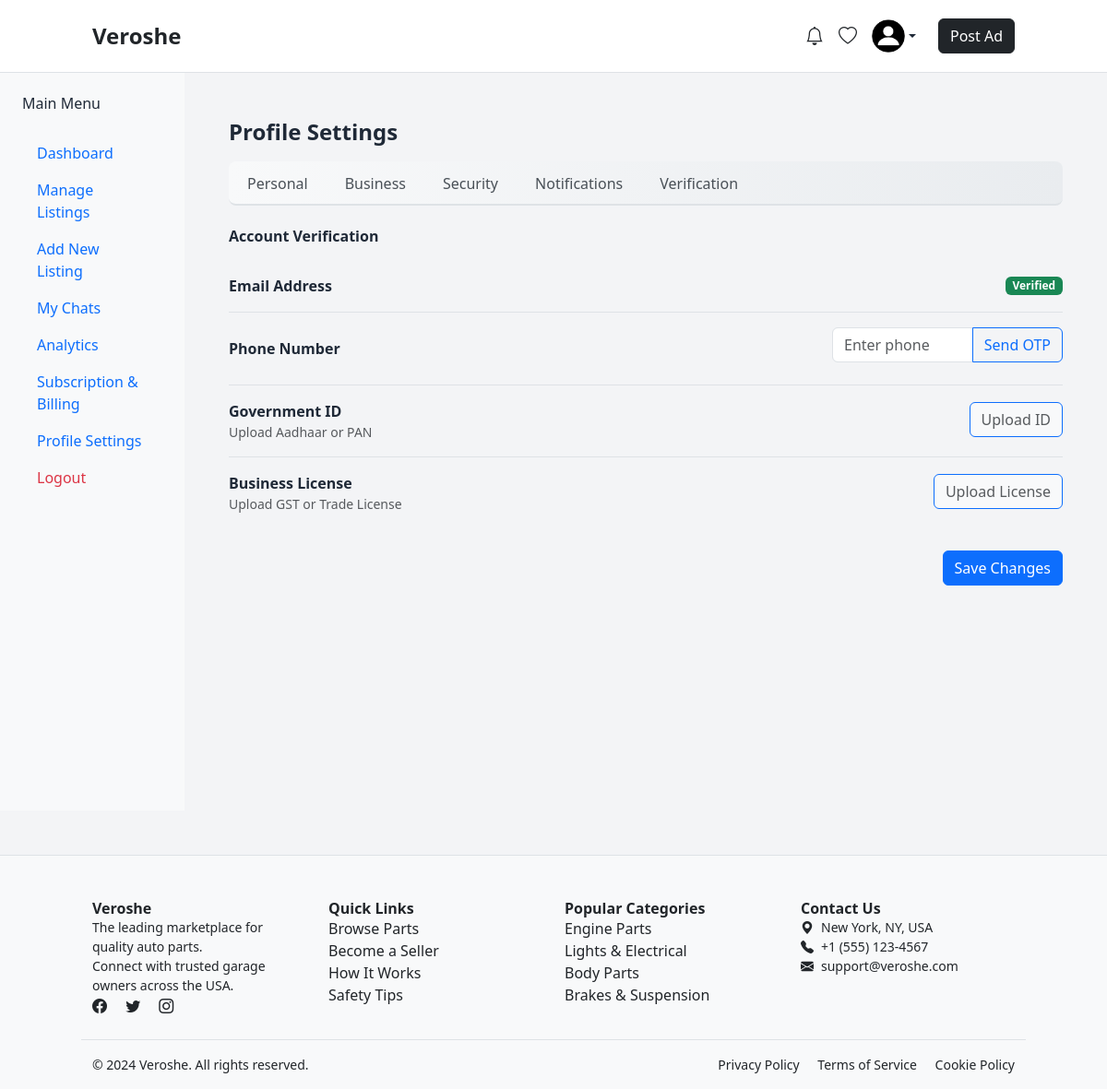
The page /verification-settings/ (signed in) on the database as committed earlier.
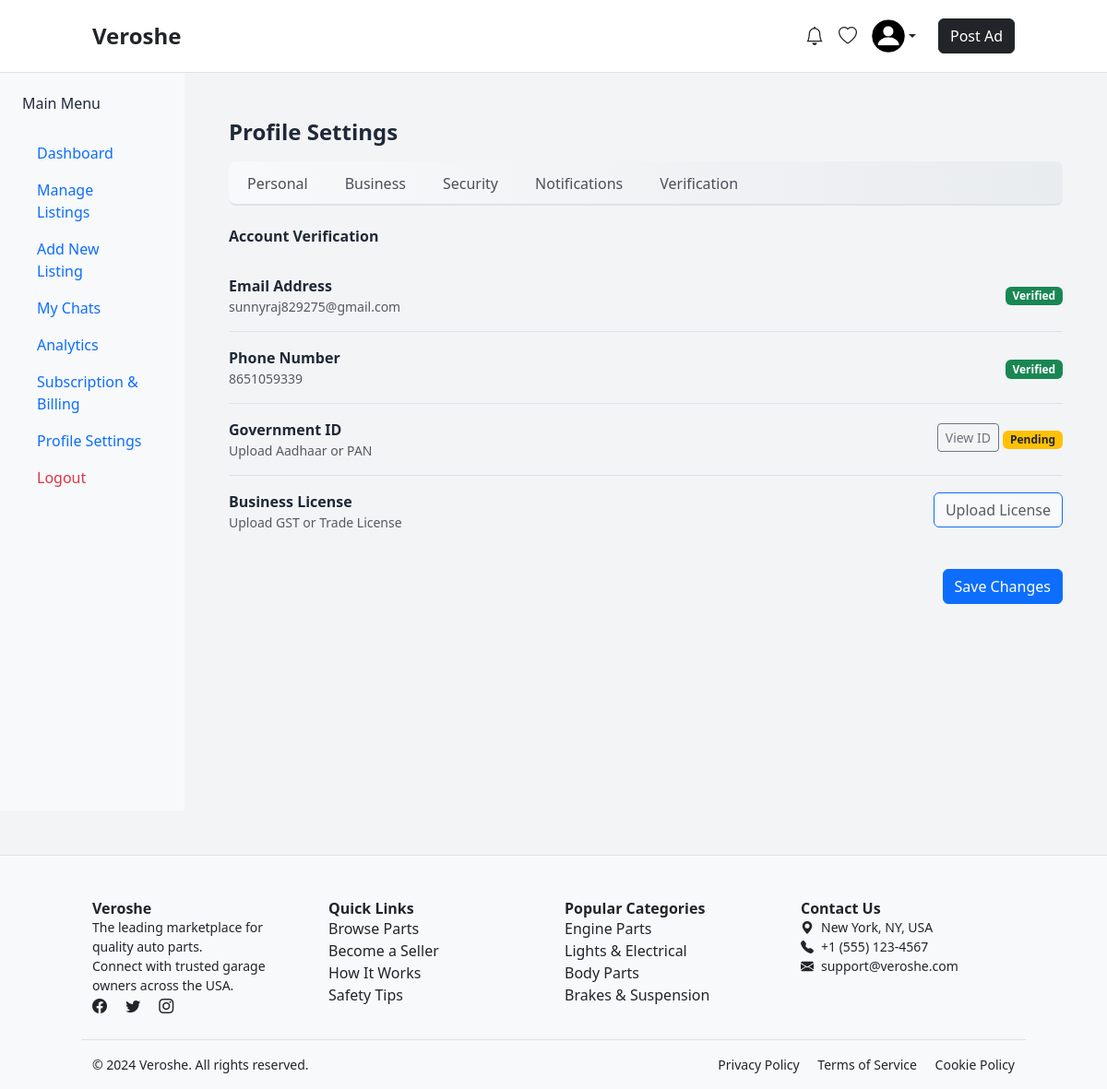
The same page on the database as committed later.
### core/models.py (models this page shows, shortened)
class User(AbstractUser):
    USER_TYPE_CHOICES = (
        ('buyer', 'Buyer'),
        ('seller', 'Seller'),
    )
    user_type = models.CharField(max_length= 10, choices=USER_TYPE_CHOICES, default='buyer')
    profile_image = models.ImageField(upload_to='profiles/', blank= True, null=True)

class UserProfile(models.Model):
    user = models.OneToOneField(User, on_delete=models.CASCADE)
    full_name = models.CharField(max_length=100, blank=True, null=True)
    email = models.EmailField(max_length=255, blank=True, null=True)
    profile_picture = models.ImageField(upload_to='profile_images/', default='profile_images/profile-l.png', null=True, blank=True)
    phone_number = models.CharField(max_length=15, blank=True)
    phone_verified = models.BooleanField(default=False)
    two_factor_enabled = models.BooleanField(default=False)
    govt_id = models.FileField(upload_to='verification/govt_ids/', blank=True, null=True)
    govt_id_verified = models.BooleanField(default=False)
    business_license = models.FileField(upload_to='verification/business_licenses/', blank=True, null=True)
    business_license_verified = models.BooleanField(default=False)
    street_name = models.CharField(max_length=100, blank=True, null=True)
    city = models.CharField(max_length=50, blank=True, null=True)
    state = models.CharField(max_length=50, blank=True, null=True)
    pincode = models.CharField(max_length=10, blank=True, null=True)
    country = models.CharField(max_length=50, blank=True, null=True)

### core/views.py (the view)
# urls.py: path('verification-settings/', views.verification_settings, name='verification_settings'),  # New path for verification settings
@login_required
def verification_settings(request):
    profile = request.user.userprofile
    if request.method == "POST":
        form = VerificationForm(request.POST, request.FILES, instance=profile)
        if form.is_valid():
            form.save()
            messages.success(request, "Verification documents uploaded successfully.")
            return redirect("verification_settings")
        else:
            messages.error(request, "Please correct the errors below.")
    else:
        form = VerificationForm(instance=profile)
    return render(request, "core/verification_settings.html", {
        "form": form,
        "profile": profile,
    })

### core/forms.py
class VerificationForm(forms.ModelForm):
    class Meta:
        model = UserProfile
        fields = ['govt_id', 'business_license']
        widgets = {
            'govt_id': forms.ClearableFileInput(attrs={'class': 'd-none', 'id': 'govt-id-input'}),
            'business_license': forms.ClearableFileInput(attrs={'class': 'form-control'}),
        }

### core/templates/core/verification_settings.html (shortened to what the changed rows need)
{% extends "core/base.html" %}
{% load static %}
{% load widget_tweaks %}
{% block content %}
<div class="container-fluid">
  <div class="row">
    <div class="col-md-9 col-lg-10 p-4">
      <div class="container mx-auto p-4">
        <div class="d-flex justify-between align-items-center">
          <h2 class="text-2xl font-bold mb-3">Profile Settings</h2>
        </div>
    <form method="POST" enctype="multipart/form-data">
      <div class="d-flex align-items-center justify-content-between border-bottom py-3">
        <div>
          <div class="fw-bold">Email Address</div>
          <div class="text-muted small">{{ user.email }}</div>
        </div>
      </div>
      <div class="d-flex align-items-center justify-content-between border-bottom py-3">
        <div>
          <div class="fw-bold">Phone Number</div>
          {% if profile.phone_number %}
            <div class="text-muted small">
              {{ profile.phone_number }}
            </div>
          {% endif %}
        </div>
        <div class="text-end">
          {% if profile.phone_verified %}
            <span class="badge bg-success">Verified</span>
          {% else %}
            <div class="input-group mb-2" style="max-width: 250px;">
              <input type="text" id="phone-input" class="form-control" placeholder="Enter phone"
                     value="{{ profile.phone_number|default:'' }}">
              <button type="button" id="send-otp-btn" class="btn btn-outline-primary">Send OTP</button>
            </div>
          {% endif %}
        </div>
      </div>
      <div class="d-flex align-items-center justify-content-between border-bottom py-3">
        <div class="text-end">
          {% if profile.govt_id %}
            <a href="{{ profile.govt_id.url }}" target="_blank" class="btn btn-outline-secondary btn-sm mb-1 md3">View ID</a>
            {% if profile.govt_id_verified %}
              <span class="badge bg-success">Verified</span>
            {% else %}
              <span class="badge bg-warning text-dark">Pending</span>
            {% endif %}
          {% else %}
            <label class="btn btn-outline-primary bg-light text-muted mb-0">
              Upload ID
            </label>
          {% endif %}
        </div>
      </div>
    </form>
  </div>
</div>
{% endblock %}

Rows that differ between the two databases and show on the page:
now on this page (row edited): User: email "sunnyraj829275@gmail.com"
now on this page (row edited): UserProfile: phone_number "8651059339"
changed UserProfile: phone_number empty → "8651059339" (drawn); phone_verified False → True (drawn)
Other text that changed with them:
text no longer shown: "Send OTP Upload ID"
text now shown: "Verified View ID Pending"
